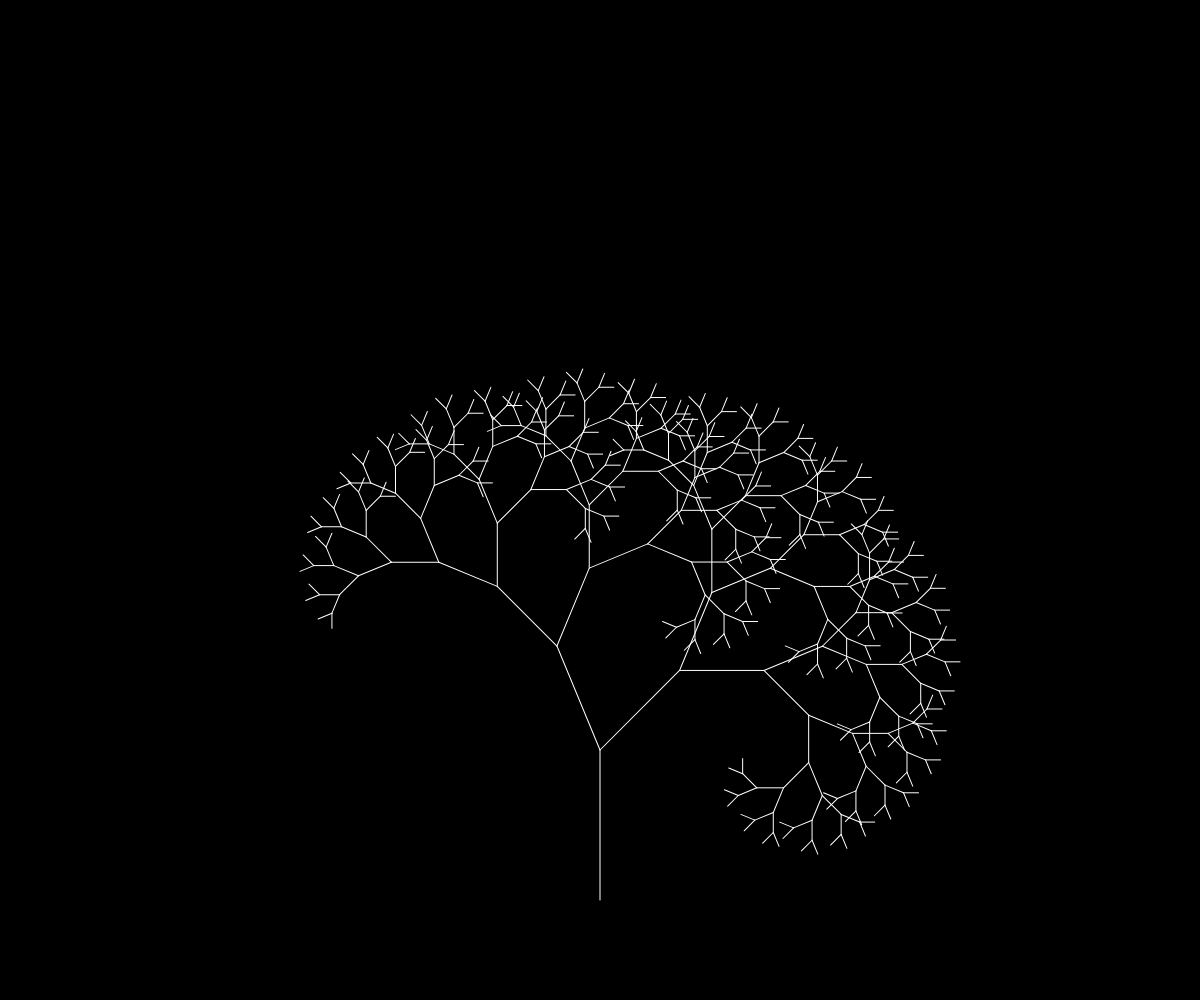
Frame 1 (no input)
Frame 60 (no input): identical to frame 1, image omitted
Frame 120 (the mouse pressed at the canvas centre since frame 60): identical to frame 1, image omitted

The p5.js sketch that drew this single still picture (run headless with seeded random() and noise() and a simulated clock; from frame 60 on, the mouse is pressed at the canvas centre):

// p5.js sketch
// ── sketch.js
function setup() {
	createCanvas(windowWidth, windowHeight);
}

function windowResized() {
	resizeCanvas(windowWidth, windowHeight);
}

function draw() {
	background(0);
	translate(width / 2, height - 100);
	branch(150, 10);
}

function drawLine(length) {
	stroke(255);
	line(0, 0, 0, -length);
	translate(0, -length);
}

function branch(length, depth) {
	if (depth <= 1) return;

	drawLine(length);

	push();
	rotate(PI / 4);
	branch(length * 0.75, depth - 1);
	pop();

	push();
	rotate(-PI / 8);
	branch(length * 0.75, depth - 1);
	pop();
}
